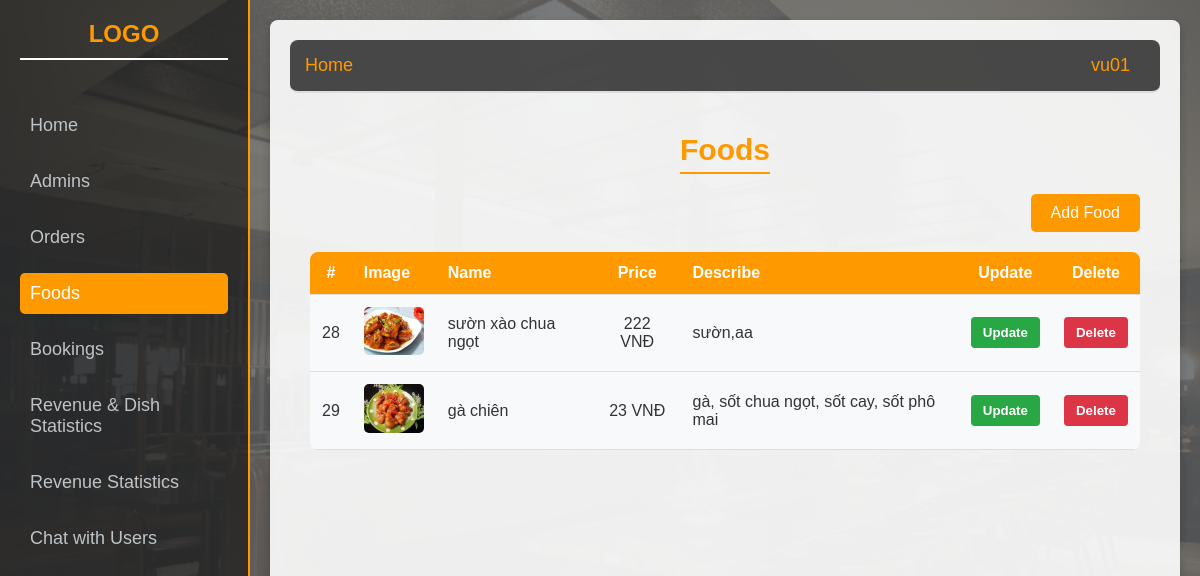
The page /admin_interface/foods.php (signed in) on the database its author committed.
### tables this page shows
CREATE TABLE `menu` (
  `dish_id` int(11) NOT NULL,
  `dish_name` varchar(100) NOT NULL,
  `dish_describe` text DEFAULT NULL,
  `price` int(10) NOT NULL,
  `image_path` varchar(255) DEFAULT NULL
);

### admin_interface/foods.php (the view, shortened to what this page needs)
<?php
include("config/config.php");
if (isset($_SESSION['user_name'])) {
    $userName = $_SESSION['user_name'];
} else {
    $userName = "USER";
}
$results = array();
$query1 = "
    SELECT m.dish_id, m.dish_name, m.price, m.dish_describe, m.image_path
    FROM menu m
";
$results['menu'] = $mysqli->query($query1);
$menuResult = $results['menu'];
?>
<!DOCTYPE html>
<html lang="en">
<head>
    <link rel="stylesheet" href="foods.css">
</head>
<body>
    <div class="sidebar">
        <h2>LOGO</h2>
        <ul>
        <li><a href="admin.php">Home</a></li>
            <li><a href="admins.php">Admins</a></li>
            <li><a href="orders.php">Orders</a></li>
            <li><a href="foods.php">Foods</a></li>
            <li><a href="books.php">Bookings</a></li>
            <li><a href="statistics.php" class="button">Revenue & Dish Statistics</a></li>
            <li><a href="statistical.php">Revenue Statistics</a></li>
            <li><a href="../chat.php">Chat with Users</a></li>
        </ul>
    </div>
    <div class="main-content">
        <div class="navbar">
            <a href="#">Home</a>
            <div class="dropdown">
            <a href="#" class="user-btn" id="user-btn"><?php echo htmlspecialchars($userName); ?></a>
            </div>
        </div>
        <div class="foods-section">
            <h2>Foods</h2>
            <button class="create-btn" id="openAddFoodModal">Add Food</button>
            <table>
                <thead>
                    <tr>
                        <th>#</th>
                        <th>Image</th>
                        <th>Name</th>
                        <th>Price</th>
                        <th>Describe</th>
                        <th>Update</th>
                        <th>Delete</th>
                    </tr>
                </thead>
                <tbody>
                    <?php if ($menuResult->num_rows > 0): ?>
                        <?php while ($row = $menuResult->fetch_assoc()): ?>
                            <tr>
                                <td><?php echo htmlspecialchars($row['dish_id']); ?></td>
                                <td><img src="<?php echo htmlspecialchars($row['image_path']); ?>" alt="Food Image" width="200"></td>
                                <td><?php echo htmlspecialchars($row['dish_name']); ?></td>
                                <td><?php echo htmlspecialchars($row['price']); ?> VNĐ</td>
                                <td><?php echo htmlspecialchars($row['dish_describe']); ?></td>
                                <td><button class="update-btn" data-id="<?php echo htmlspecialchars($row['dish_id']); ?>" data-name="<?php echo htmlspecialchars($row['dish_name']); ?>" data-price="<?php echo htmlspecialchars($row['price']); ?>" data-description="<?php echo htmlspecialchars($row['dish_describe']); ?>">Update</button></td>
                                <td><button class="delete-btn" data-id="<?php echo htmlspecialchars($row['dish_id']); ?>">Delete</button></td>
                            </tr>
                        <?php endwhile; ?>
                    <?php else: ?>
                        <tr>
                            <td colspan="7">No food items found.</td>
                        </tr>
                    <?php endif; ?>
                </tbody>
            </table>
        </div>
    </div>
</body>
</html>

### admin_interface/foods.css (style rules this page uses)
* { margin: 0; padding: 0; box-sizing: border-box; }
body { font-family: 'Arial', sans-serif; background: linear-gradient(rgba(233, 239, 246, 0.7), rgba(233, 239, 246, 0.7)), url('../user_interface/images/da4.jpg'); background-size: cover; background-repeat: no-repeat; background-position: center; padding: 20px; border-radius: 8px; }
body::before { content: ""; position: fixed; top: 0; left: 0; width: 100%; height: 100%; background-color: rgba(0, 0, 0, 0.5); z-index: -1; }
.sidebar { width: 250px; background-color: rgba(0, 0, 0, 0.5); height: 100vh; padding: 20px; position: fixed; top: 0; left: 0; display: flex; flex-direction: column; gap: 15px; border-right: 2px solid #ff9900; }
.sidebar h2 { color: #ff9900; font-size: 24px; text-align: center; margin-bottom: 30px; border-bottom: 2px solid #fff; padding-bottom: 10px; }
.sidebar ul { list-style-type: none; }
.sidebar ul li { margin-bottom: 15px; }
.sidebar ul li a { color: #bdc3c7; text-decoration: none; font-size: 18px; padding: 10px; display: block; border-radius: 5px; transition: background-color 0.3s ease, color 0.3s ease; }
.sidebar ul li:nth-child(4) a { background-color: #ff9900; color: #fff; }
.main-content { margin-left: 250px; padding: 20px; width: calc(100% - 250px); min-height: 100vh; box-shadow: 0 4px 8px rgba(0, 0, 0, 0.2); border-radius: 8px; background-color: rgba(255, 255, 255, 0.9); }
.navbar { display: flex; justify-content: space-between; align-items: center; background-color: rgba(0, 0, 0, 0.7); padding: 15px; border-bottom: 2px solid #dcdde1; border-radius: 8px; margin-bottom: 20px; }
.navbar a { color: #ff9900; text-decoration: none; font-size: 18px; transition: color 0.3s ease; }
.user-btn { color: #2d3e50; font-size: 18px; background-color: transparent; border: none; cursor: pointer; padding: 10px 15px; border-radius: 5px; transition: background-color 0.3s ease; }
.create-btn { float: right; padding: 10px 20px; background-color: #ff9900; color: #fff; border: none; border-radius: 5px; cursor: pointer; transition: background-color 0.3s; font-size: 16px; margin-bottom: 20px; }
table { width: 100%; border-collapse: collapse; margin-top: 20px; font-family: Arial, sans-serif; background-color: #f8f9fa; border-radius: 8px; overflow: hidden; }
thead th { background-color: #343a40; color: white; padding: 12px 15px; text-align: left; font-weight: bold; }
button.update-btn, button.delete-btn { padding: 8px 12px; border: none; color: #fff; cursor: pointer; border-radius: 4px; }
button.update-btn { background-color: #28a745; }
button.delete-btn { background-color: #dc3545; }
th, td { padding: 10px; text-align: left; border-bottom: 1px solid #ddd; }
th { background-color: #f9f9f9; }
.foods-section table td a, .foods-section table td button { color: white; text-decoration: none; font-weight: bold; cursor: pointer; }
.dropdown { position: relative; display: inline-block; }
.foods-section { width: 100%; margin: 0 auto; padding: 20px; text-align: center; }
.foods-section h2 { font-size: 30px; color: #ff9900; margin-bottom: 20px; border-bottom: 2px solid #ff9900; display: inline-block; padding-bottom: 5px; }
.foods-section table { width: 100%; border-collapse: collapse; margin-top: 20px; text-align: left; }
.foods-section table th, .foods-section table td { padding: 12px; border-bottom: 1px solid #ddd; vertical-align: middle; }
.foods-section table th { background-color: #ff9900; color: #fff; font-weight: bold; }
.foods-section table td { color: #333; }
.foods-section table td img { width: 60px; height: auto; border-radius: 5px; }
.foods-section table th:nth-child(1), .foods-section table td:nth-child(1), .foods-section table th:nth-child(4), .foods-section table td:nth-child(4), .foods-section table th:nth-child(6), .foods-section table td:nth-child(6), .foods-section table th:nth-child(7), .foods-section table td:nth-child(7) { text-align: center; }

### rows shown on the page
menu: dish_id "28", image_path (picture), dish_name "sườn xào chua ngọt", price "222", dish_describe "sườn,aa"
menu: dish_id "29", image_path (picture), dish_name "gà chiên", price "23", dish_describe "gà, sốt chua ngọt, sốt cay, sốt phô mai"

### other values the page prints
$userName "vu01"
